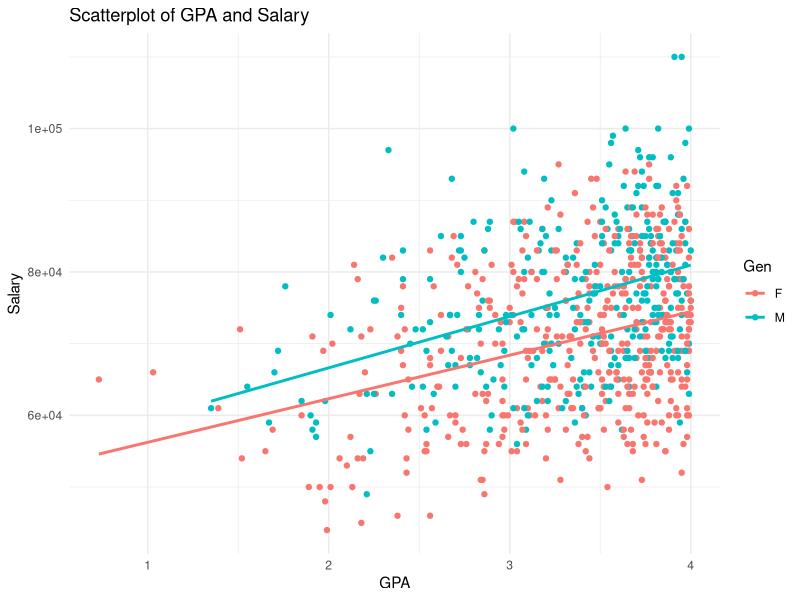
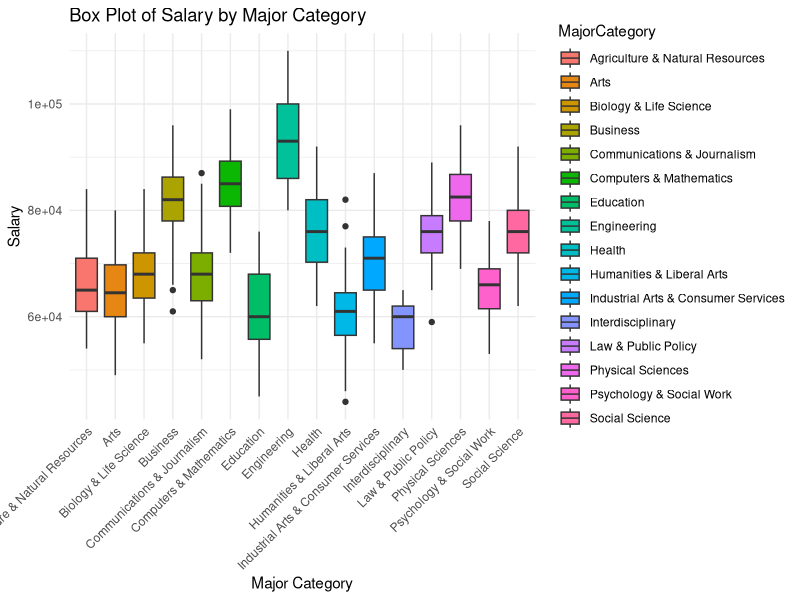
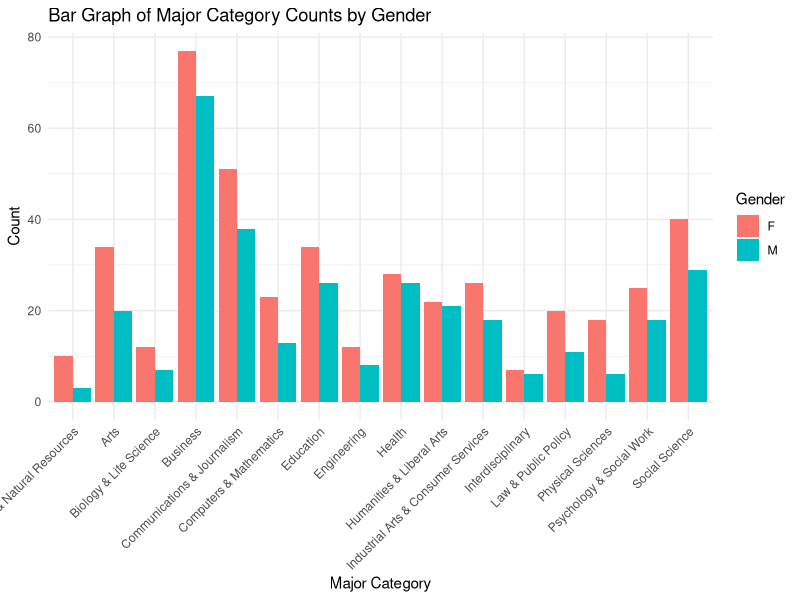
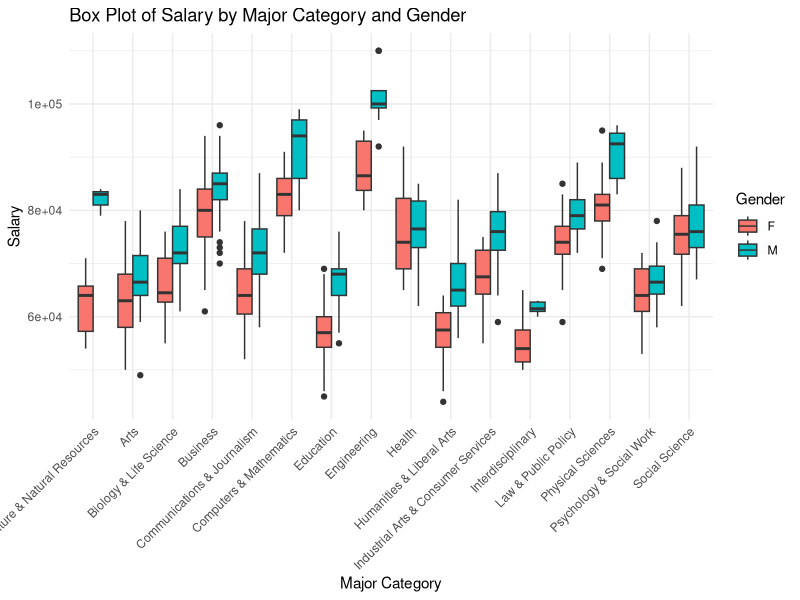
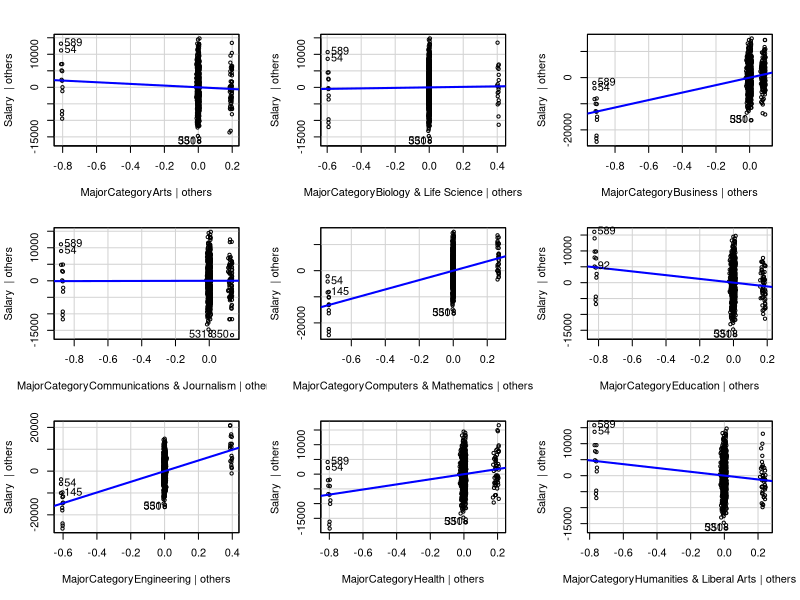
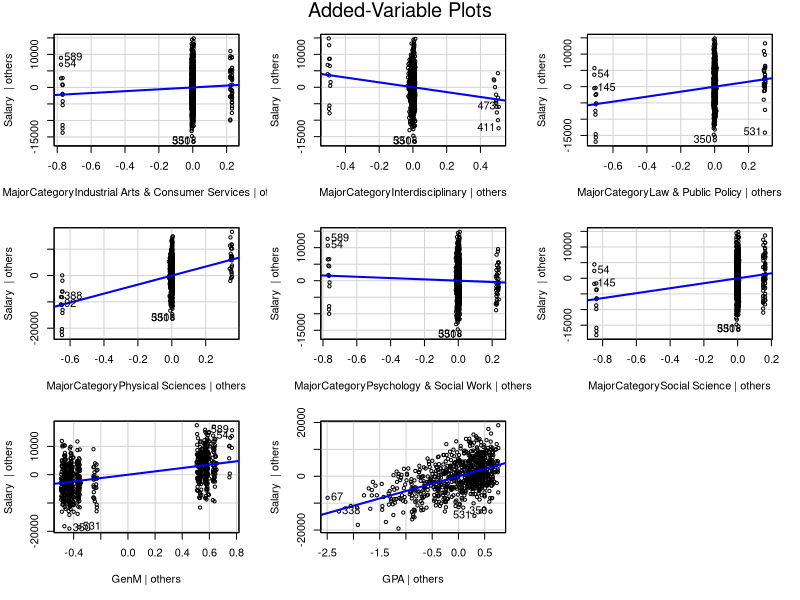
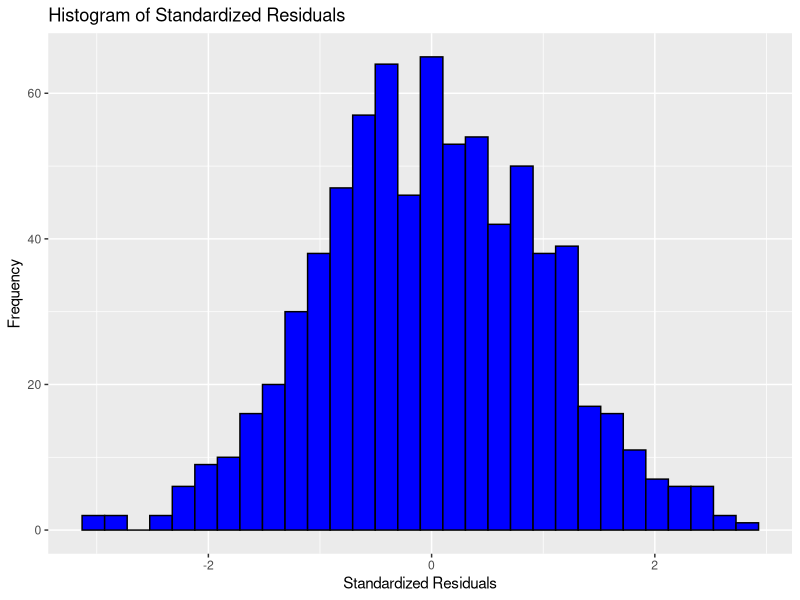
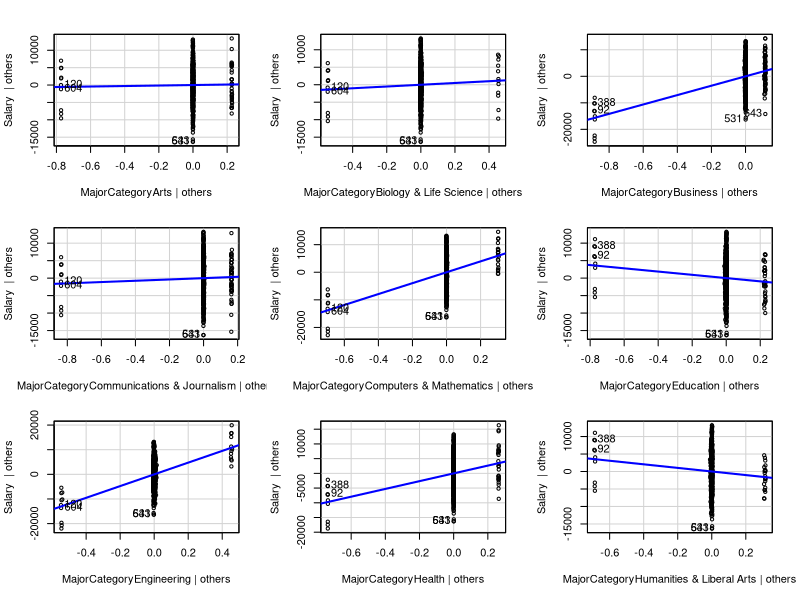

The R script that drew these images, in order:
## ---- chunk 1
knitr::opts_chunk$set(echo = TRUE)

library(tidyverse)
library(knitr)
library(ggplot2)
library(GGally)
library(car)
library(MASS)
library(lmtest)
library(vroom)

## Read in data
sal <- vroom("Salary.csv")
sal$MajorCategory <- as.factor(sal$MajorCategory)
sal$Gen <- as.factor(sal$Gen)
## ---- chunk 2
print("Salary Statistics")
summary(sal$Salary)
print("GPA Statistics")
summary(sal$GPA)
print("How many Genders in each Major Category?")
table(sal$MajorCategory,sal$Gen)
## ---- chunk 3
ggplot(sal, aes(x = GPA, y = Salary, color = Gen)) +
  geom_point() +
  geom_smooth(method = "lm", se = FALSE, formula = y ~ x, aes(group = Gen)) +
  labs(title = "Scatterplot of GPA and Salary",
       x = "GPA",
       y = "Salary") +  
  theme_minimal()
## ---- chunk 4
ggplot(sal, aes(x = MajorCategory, y = Salary, fill = MajorCategory)) +
  geom_boxplot() +
  labs(title = "Box Plot of Salary by Major Category",
       x = "Major Category",
       y = "Salary") +
  theme_minimal() +
  theme(axis.text.x = element_text(angle = 45, hjust = 1)) 
## ---- chunk 5
ggplot(sal, aes(x = MajorCategory, fill = Gen)) +
  geom_bar(position = "dodge") +
  labs(title = "Bar Graph of Major Category Counts by Gender",
       x = "Major Category",
       y = "Count",
       fill = "Gender") +
  theme_minimal() +
  theme(axis.text.x = element_text(angle = 45, hjust = 1))  
## ---- chunk 6
sal.lm <- lm(Salary ~., data=sal)
summary(sal.lm)

X <- model.matrix(Salary ~., data=sal)
y <- sal$Salary
bhat <- solve(t(X)%*%X)%*%t(X)%*%y
bhat_table <- as.table(bhat)
colnames(bhat_table) <- "Beta Estimates"
bhat_table

# Estimate of residual variance
s2 <- t(y-X %*% bhat)%*% (y-X%*%bhat) /(nrow(sal)-ncol(X))
s2

sqrt(s2)
sigma(sal.lm)

# R^2
summary(sal.lm)$r.squared
## ---- chunk 7
ggplot(sal, aes(x = MajorCategory, y = Salary, fill = Gen)) +
  geom_boxplot(position = "dodge") +
  labs(title = "Box Plot of Salary by Major Category and Gender",
       x = "Major Category",
       y = "Salary",
       fill = "Gender") +
  theme_minimal() +
  theme(axis.text.x = element_text(angle = 45, hjust = 1))
## ---- chunk 8
sal.full <- lm(Salary ~ MajorCategory + Gen + GPA + MajorCategory:Gen, data = sal)

anova(sal.full, sal.lm)
## ---- chunk 9
car::avPlots(sal.lm)
## ---- chunk 10
ggplot() +
  geom_histogram(mapping = aes(x = MASS::stdres(sal.lm)), bins = 30, fill = "blue", color = "black") +
  labs(title = "Histogram of Standardized Residuals",
       x = "Standardized Residuals",
       y = "Frequency")

ks.test(MASS::stdres(sal.lm), "pnorm")
## ---- chunk 11
sal.lm
## ---- chunk 12
avPlots(sal.full)
## ---- chunk 13
std_resids <- MASS::stdres(sal.full)

ggplot() +
  geom_histogram(mapping = aes(x = std_resids), bins = 30, fill = "blue", color = "black") +
  labs(title = "Histogram of Standardized Residuals",
       x = "Standardized Residuals",
       y = "Frequency")
## ---- chunk 14
ks.test(std_resids, "pnorm")
## ---- chunk 15
sal %>% 
  ggplot(aes(x = sal.full$fitted.values,
             y = std_resids)) +
  geom_point() +
  geom_smooth(method = "lm",
              se = F) +
  labs(x = "Fitted Values",
       y = "Standardized Residuals")
## ---- chunk 16
lmtest::bptest(sal.full)
## ---- chunk 17
confint(sal.full,"GPA", level = 0.97)
confint(sal.full, "GenM", level = 0.97)
confint(sal.full, "MajorCategoryArts", level = 0.97)
## ---- chunk 18
a1 <- c(1, #intercept
        0,0,0,0, 
        1, #computer and math
        0,0,0,0,0,0,0,0,0,0,
        1, #genM
        2.5, #gpa
        0,0,0,0,
        1, # math interaction man
        0,0,0,0,0,0,0,0,0,0)

a2 <- c(1, #intercept
        0,0,0,0, 
        1,#computer and math
        0,0,0,0,0,0,0,0,0,0,
        0, #genF
        2.5, #gpa
        0,0,0,0,
        0, # math interaction man
        0,0,0,0,0,0,0,0,0,0)

my.test <- multcomp::glht(sal.full, linfct=t(a1-a2), alternative="two.sided")
summary(my.test)
confint(my.test, level = 0.95)
## ---- chunk 19
new.josh <- data.frame(MajorCategory='Computers & Mathematics', GPA = 3.98, Gen="M")
predict.lm(sal.full, new.josh, interval="prediction", level=0.95)

new.aaron <- data.frame(MajorCategory='Computers & Mathematics', GPA = 3.81, Gen="M")
predict.lm(sal.full, new.aaron, interval="prediction", level=0.95)

new.anna <- data.frame(MajorCategory='Computers & Mathematics', GPA = 3.5, Gen="F")
predict.lm(sal.full, new.anna, interval="prediction", level=0.95)
## ---- chunk 20
n <- nrow(sal)
rpmse <- rep(x=NA, times=n)
wid <- rep(x=NA, times=n)



for(i in 1:n){
  ## Select test observations

  
  ## Split into test and training sets
  test.set <- sal[i,]
  train.set <- sal[-i,]
  
  ## Fit a lm() using the training data
  train.lm <- lm(Salary ~.+MajorCategory:Gen, data=train.set)
  
  ## Generate predictions for the test set
  my.preds <- predict.lm(train.lm, newdata=test.set, interval="prediction")
  
  
  ## Calculate RPMSE
  rpmse[i] <- (test.set[['Salary']]-my.preds[,'fit'])^2 %>% mean() %>% sqrt()
  
  
  ## Calculate Width
  wid[i] <- (my.preds[,'upr'] - my.preds[,'lwr']) %>% mean()
  
}

# RPMSE
hist(rpmse, main="RPMSE Histogram", xlab="RPMSE")
mean(rpmse) #rpmse is how off you are on average 

#standard deviation of salary = 10996.17

(var(sal$Salary) - mean(rpmse)^2 ) / var(sal$Salary)  # 84.29% of overall variance reduction

# Width histogram
hist(wid, main="Width Histogram", xlab="Width")
mean(wid)
